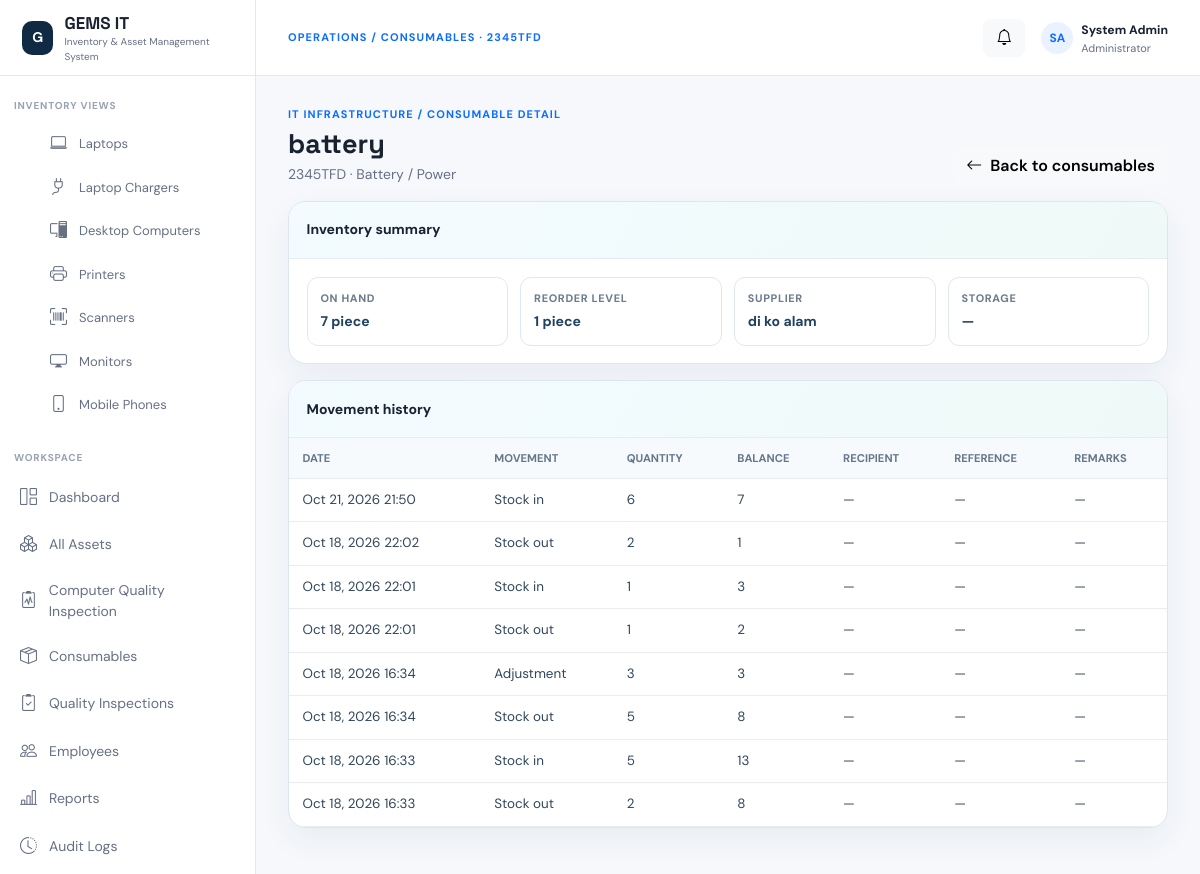
/consumables/1/ (signed in), run on the app's committed database.
### core/models.py (models this page shows, shortened)
class ConsumableItem(models.Model):
    class Category(models.TextChoices):
        BATTERY = "battery", "Battery / Power"
        CABLE = "cable", "Cables / Connectors"
        ADAPTER = "adapter", "Adapters / Chargers"
        TOOL = "tool", "Tools"
        PERIPHERAL = "peripheral", "Peripherals"
        NETWORK = "network", "Network Supplies"
        STORAGE = "storage", "Storage Media"
        SAFETY = "safety", "Safety / ESD"
        OTHER = "other", "Other IT Supply"
    item_code = models.CharField(max_length=40, unique=True)
    name = models.CharField(max_length=160)
    category = models.CharField(max_length=20, choices=Category.choices)
    description = models.TextField(blank=True)
    unit = models.CharField(max_length=30, default="piece")
    quantity_on_hand = models.PositiveIntegerField(default=0)
    reorder_level = models.PositiveIntegerField(default=1)
    unit_cost = models.DecimalField(
        max_digits=12,
        decimal_places=2,
        default=Decimal("0.00"),
    )
    supplier = models.CharField(max_length=160, blank=True)
    storage_location = models.CharField(max_length=120, blank=True)
    is_active = models.BooleanField(default=True)
    created_by = models.ForeignKey(
        "SystemUser",
        on_delete=models.SET_NULL,
        null=True,
        blank=True,
        related_name="consumable_items_created",
    )
    created_at = models.DateTimeField(auto_now_add=True)
    updated_at = models.DateTimeField(auto_now=True)
    class Meta:
        ordering = ["category", "name"]
        indexes = [
            models.Index(fields=["category", "is_active"]),
            models.Index(fields=["item_code"]),
            models.Index(fields=["quantity_on_hand"]),
        ]

class ConsumableMovement(models.Model):
    class MovementType(models.TextChoices):
        RECEIVED = "received", "Stock in"
        ISSUED = "issued", "Stock out"
        ADJUSTED = "adjusted", "Adjustment"
    item = models.ForeignKey(
        ConsumableItem,
        on_delete=models.CASCADE,
        related_name="movements",
    )
    movement_type = models.CharField(max_length=12, choices=MovementType.choices)
    quantity = models.PositiveIntegerField()
    balance_after = models.PositiveIntegerField(default=0)
    recipient = models.ForeignKey(
        "Employee",
        on_delete=models.SET_NULL,
        null=True,
        blank=True,
        related_name="consumable_movements",
    )
    reference = models.CharField(max_length=120, blank=True)
    remarks = models.TextField(blank=True)
    performed_by = models.ForeignKey(
        "SystemUser",
        on_delete=models.SET_NULL,
        null=True,
        blank=True,
        related_name="consumable_movements_performed",
    )
    created_at = models.DateTimeField(default=timezone.now)
    class Meta:
        ordering = ["-created_at"]
        indexes = [
            models.Index(fields=["item", "created_at"]),
            models.Index(fields=["movement_type"]),
        ]

### core/views.py (the view)
@login_required
def consumable_detail(request, item_id):
    item = get_object_or_404(
        ConsumableItem.objects.prefetch_related("movements__recipient", "movements__performed_by"),
        pk=item_id,
    )
    return render(
        request,
        "consumable_detail.html",
        {
            "item": item,
            "movements": item.movements.all()[:100],
        },
    )

### core/templates/consumable_detail.html (shortened to what this page needs)
{% extends "base.html" %}
{% block breadcrumb %}Consumables · {{ item.item_code }}{% endblock %}
{% block content %}
<div class="detail-hero"><div><div class="eyebrow">IT infrastructure / Consumable detail</div><h2 class="page-title">{{ item.name }}</h2><p class="muted mb-0">{{ item.item_code }} · {{ item.get_category_display }}</p></div><a class="btn btn-light" href="{% url 'consumables' %}"><i class="bi bi-arrow-left me-2"></i>Back to consumables</a></div>
<section class="detail-card"><div class="detail-head"><strong>Inventory summary</strong></div><div class="fact-grid"><div class="fact"><small>On hand</small><strong>{{ item.quantity_on_hand }} {{ item.unit }}</strong></div><div class="fact"><small>Reorder level</small><strong>{{ item.reorder_level }} {{ item.unit }}</strong></div><div class="fact"><small>Supplier</small><strong>{{ item.supplier|default:"—" }}</strong></div><div class="fact"><small>Storage</small><strong>{{ item.storage_location|default:"—" }}</strong></div></div></section>
<section class="detail-card"><div class="detail-head"><strong>Movement history</strong></div><div class="table-responsive"><table class="movement-table"><thead><tr><th>Date</th><th>Movement</th><th>Quantity</th><th>Balance</th><th>Recipient</th><th>Reference</th><th>Remarks</th></tr></thead><tbody>{% for movement in movements %}<tr><td>{{ movement.created_at|date:"M j, Y H:i" }}</td><td>{{ movement.get_movement_type_display }}</td><td>{{ movement.quantity }}</td><td>{{ movement.balance_after }}</td><td>{{ movement.recipient.name|default:"—" }}</td><td>{{ movement.reference|default:"—" }}</td><td>{{ movement.remarks|default:"—" }}</td></tr>{% empty %}<tr><td colspan="7" class="text-center py-5 text-muted">No stock movements recorded.</td></tr>{% endfor %}</tbody></table></div></section>
{% endblock %}

### core/static/css/style.css (style rules this page uses)
:root { --ink:#182230;--muted:#667085;--line:#e5e7eb;--soft:#f5f7fa;--blue:#0d6efd;--navy:#102a43 }
* { box-sizing:border-box }
body { margin:0;background:#f6f8fb;color:var(--ink);font-family:'DM Sans',sans-serif;font-size:14px }
.eyebrow { text-transform:uppercase;color:var(--blue);font-size:11px;font-weight:700;letter-spacing:.1em }
.page-title { font:700 27px 'Space Grotesk';margin:5px 0 }
.muted { color:var(--muted) }
.btn { border-radius:8px;font-weight:600 }

### core/templates/consumable_detail.html (style rules this page uses)
.detail-hero { display:flex;justify-content:space-between;align-items:flex-end;gap:1rem;margin-bottom:1rem }
.detail-hero h2 { margin:.2rem 0 }
.detail-card { overflow:hidden;border:1px solid #dce6ef;border-radius:18px;background:#fff;box-shadow:0 12px 32px rgba(18,59,104,.06);margin-bottom:1rem }
.detail-head { padding:1.1rem;background:linear-gradient(120deg,#f3fbff,#effaf8);border-bottom:1px solid #e5edf3 }
.fact-grid { display:grid;grid-template-columns:repeat(4,1fr);gap:.75rem;padding:1.1rem }
.fact { padding:.8rem;border:1px solid #e0e8ef;border-radius:11px }
.fact small { display:block;color:#6c7d90;font-size:.68rem;font-weight:800;letter-spacing:.06em;text-transform:uppercase }
.fact strong { display:block;margin-top:.25rem;color:#21425f }
.movement-table { width:100%;border-collapse:collapse }
.movement-table th,.movement-table td { padding:.7rem .85rem;border-bottom:1px solid #e7edf3;text-align:left }
.movement-table th { background:#f7fafc;color:#64768a;font-size:.7rem;text-transform:uppercase }
.movement-table td { font-size:.84rem;color:#30465d }

### data on the page
ConsumableItem: item_code "2345TFD", name "battery", category "Battery / Power", quantity_on_hand "7", unit "piece", reorder_level "1", supplier "di ko alam", storage_location "—"
ConsumableMovement: created_at "Oct 21, 2026 21:50", movement_type "Stock in", quantity "6", balance_after "7", recipient.name "—", reference "—", remarks "—"
ConsumableMovement: created_at "Oct 18, 2026 22:02", movement_type "Stock out", quantity "2", balance_after "1", recipient.name "—", reference "—", remarks "—"
ConsumableMovement: created_at "Oct 18, 2026 22:01", movement_type "Stock in", quantity "1", balance_after "3", recipient.name "—", reference "—", remarks "—"
ConsumableMovement: created_at "Oct 18, 2026 22:01", movement_type "Stock out", quantity "1", balance_after "2", recipient.name "—", reference "—", remarks "—"
ConsumableMovement: created_at "Oct 18, 2026 16:34", movement_type "Adjustment", quantity "3", balance_after "3", recipient.name "—", reference "—", remarks "—"
ConsumableMovement: created_at "Oct 18, 2026 16:34", movement_type "Stock out", quantity "5", balance_after "8", recipient.name "—", reference "—", remarks "—"
ConsumableMovement: created_at "Oct 18, 2026 16:33", movement_type "Stock in", quantity "5", balance_after "13", recipient.name "—", reference "—", remarks "—"
ConsumableMovement: created_at "Oct 18, 2026 16:33", movement_type "Stock out", quantity "2", balance_after "8", recipient.name "—", reference "—", remarks "—"
